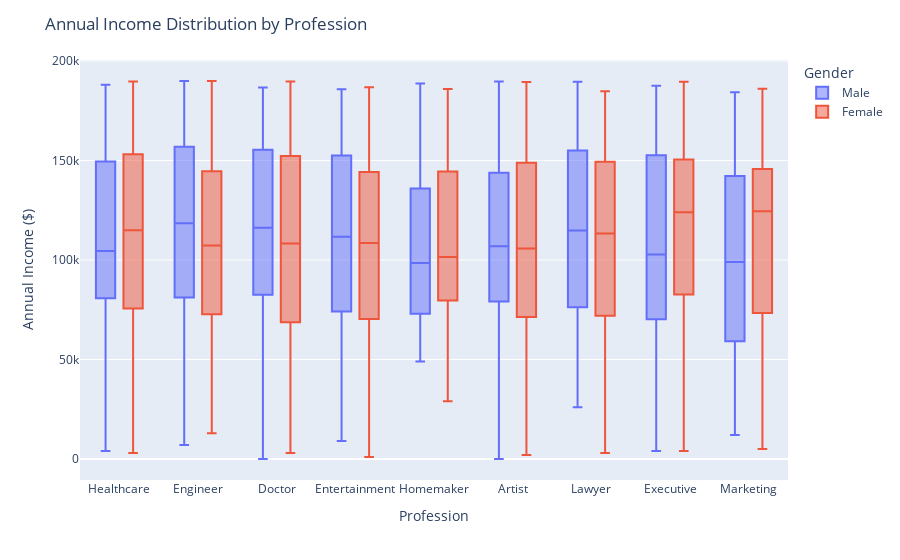

This figure's notebook cell:
### Code cell
# Create a box plot for annual income grouped by profession
fig = px.box(df, y='Annual Income ($)', x='Profession', color="Gender")

# Set the title of the plot
fig.update_layout(title_text='Annual Income Distribution by Profession')

# Show the plot
fig.show()

### Figure 1 — Plotly figure (JSON) as saved in the notebook; plotly's stock layout.template omitted (floating-point values rounded to 4 significant figures; data arrays with more than 128 entries replaced by an {"elided": "..."} marker saying what was removed)
{"data": [{"alignmentgroup": "True", "hovertemplate": "Gender=Male<br>Profession=%{x}<br>Annual Income ($)=%{y}<extra></extra>", "legendgroup": "Male", "marker": {"color": "#636efa"}, "name": "Male", "notched": false, "offsetgroup": "Male", "orientation": "v", "showlegend": true, "type": "box", "x": {"elided": "814 str values"}, "x0": " ", "xaxis": "x", "y": {"elided": "814 int values"}, "y0": " ", "yaxis": "y"}, {"alignmentgroup": "True", "hovertemplate": "Gender=Female<br>Profession=%{x}<br>Annual Income ($)=%{y}<extra></extra>", "legendgroup": "Female", "marker": {"color": "#EF553B"}, "name": "Female", "notched": false, "offsetgroup": "Female", "orientation": "v", "showlegend": true, "type": "box", "x": {"elided": "1186 str values"}, "x0": " ", "xaxis": "x", "y": {"elided": "1186 int values"}, "y0": " ", "yaxis": "y"}], "layout": {"boxmode": "group", "legend": {"title": {"text": "Gender"}, "tracegroupgap": 0}, "margin": {"t": 60}, "title": {"text": "Annual Income Distribution by Profession"}, "xaxis": {"anchor": "y", "domain": [0, 1], "title": {"text": "Profession"}}, "yaxis": {"anchor": "x", "domain": [0, 1], "title": {"text": "Annual Income ($)"}}}}
